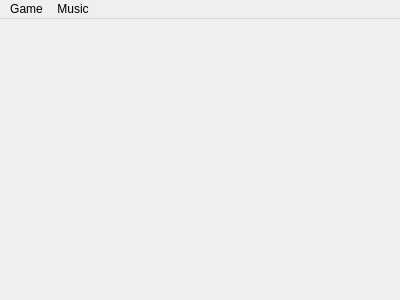
<?xml version="1.0" encoding="UTF-8"?>
<ui version="4.0">
 <class>MainWindow</class>
 <widget class="QMainWindow" name="MainWindow">
  <property name="geometry">
   <rect>
    <x>0</x>
    <y>0</y>
    <width>400</width>
    <height>300</height>
   </rect>
  </property>
  <property name="windowTitle">
   <string>MainWindow</string>
  </property>
  <widget class="QWidget" name="centralWidget"/>
  <widget class="QMenuBar" name="menuBar">
   <property name="geometry">
    <rect>
     <x>0</x>
     <y>0</y>
     <width>400</width>
     <height>22</height>
    </rect>
   </property>
   <widget class="QMenu" name="menuTetris">
    <property name="title">
     <string>Game</string>
    </property>
    <addaction name="actionNew_Game"/>
    <addaction name="actionQuit"/>
   </widget>
   <widget class="QMenu" name="menuMusic">
    <property name="title">
     <string>Music</string>
    </property>
    <addaction name="actionMusic_On"/>
    <addaction name="actionMusic_Off"/>
   </widget>
   <addaction name="menuTetris"/>
   <addaction name="menuMusic"/>
  </widget>
  <action name="actionNew_Game">
   <property name="text">
    <string>New Game</string>
   </property>
  </action>
  <action name="actionQuit">
   <property name="text">
    <string>Quit</string>
   </property>
  </action>
  <action name="actionMusic_On">
   <property name="text">
    <string>Music On</string>
   </property>
  </action>
  <action name="actionMusic_Off">
   <property name="text">
    <string>Music Off</string>
   </property>
  </action>
 </widget>
 <layoutdefault spacing="6" margin="11"/>
 <resources/>
 <connections/>
</ui>
